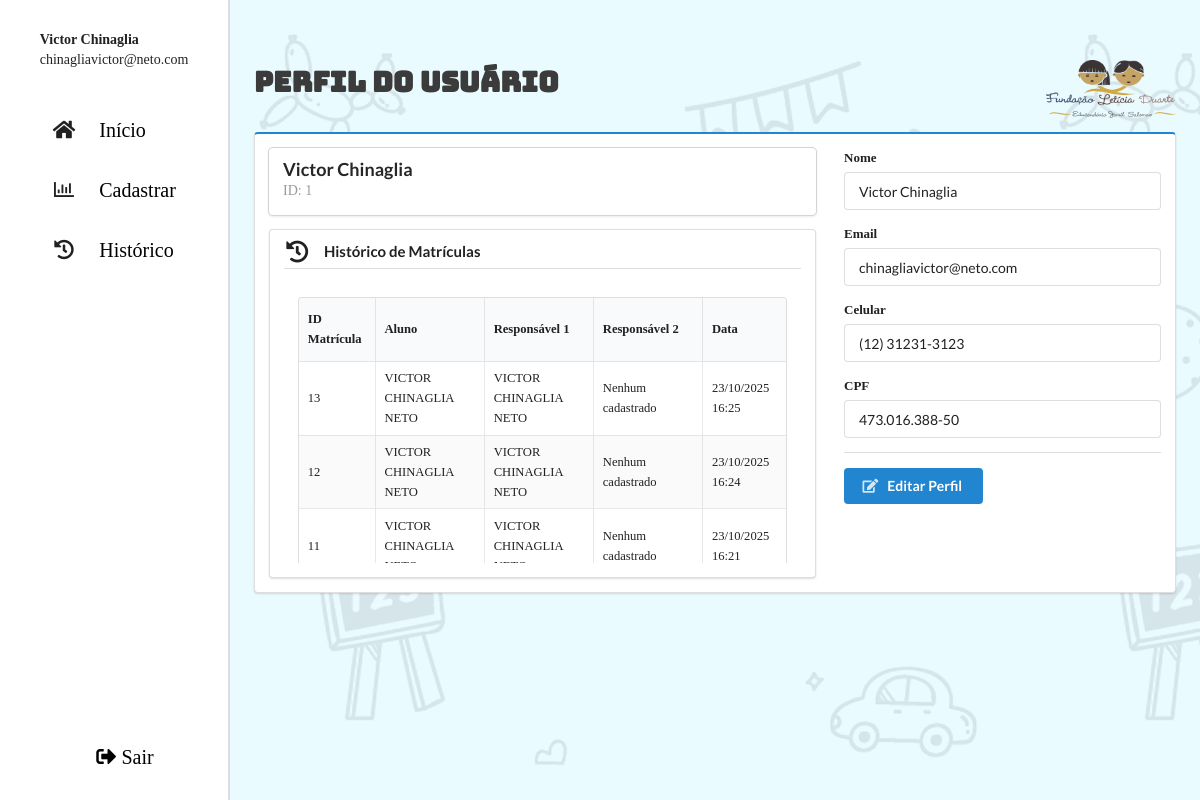
Page /perfil.php (signed in) on the earlier database version.
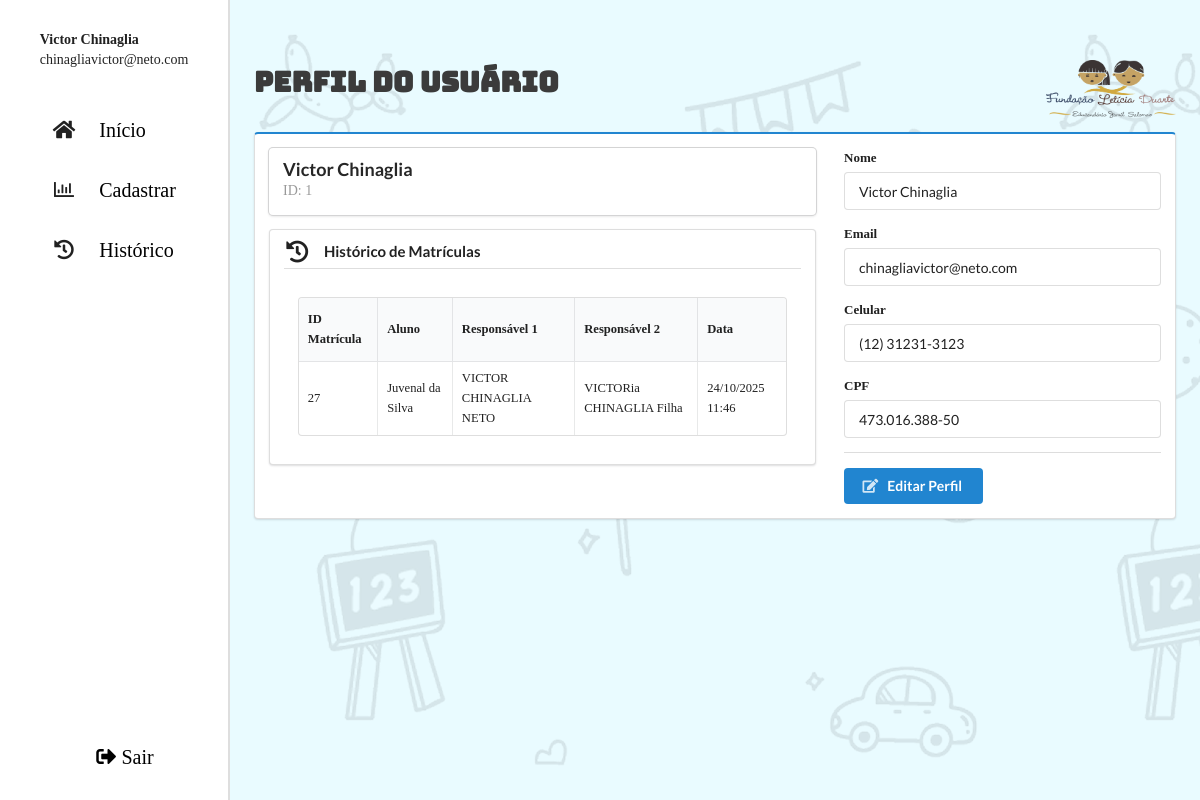
Same page on the later database version.
### tables this page shows
CREATE TABLE `tb_funcionario` (
  `id_funcionario` int(11) NOT NULL,
  `nome` varchar(200) DEFAULT NULL,
  `email` varchar(100) DEFAULT NULL,
  `senha` varchar(255) NOT NULL,
  `celular` varchar(20) DEFAULT NULL,
  `cpf` varchar(14) DEFAULT NULL
);

CREATE TABLE `tb_matricula` (
  `id_matricula` int(11) NOT NULL,
  `aluno_id` int(11) DEFAULT NULL,
  `estrutura_familiar_id` int(11) DEFAULT NULL,
  `funcionario_id` int(11) DEFAULT NULL,
  `data` datetime NOT NULL DEFAULT current_timestamp() COMMENT 'Data e hora de criação do registro',
  `responsavel_1_id` int(11) DEFAULT NULL,
  `responsavel_2_id` int(11) DEFAULT NULL,
  `pessoa_autorizada_1_id` int(11) DEFAULT NULL,
  `pessoa_autorizada_2_id` int(11) DEFAULT NULL,
  `pessoa_autorizada_3_id` int(11) DEFAULT NULL,
  `pessoa_autorizada_4_id` int(11) DEFAULT NULL
);

CREATE TABLE `tb_alunos` (
  `id` int(11) NOT NULL,
  `ra_aluno` varchar(100) NOT NULL,
  `nome` varchar(200) DEFAULT NULL,
  `cpf` varchar(14) DEFAULT NULL,
  `rg` varchar(12) DEFAULT NULL,
  `data_nascimento` date DEFAULT NULL,
  `etnia` varchar(20) DEFAULT NULL,
  `turma` enum('Bercario 2 A','Bercario 2 B','Bercario 2 C','Maternal I A','Maternal I B','Maternal I C','Maternal II A','Maternal II B','Multisseriada M.M','Multisseriada B.M') DEFAULT NULL,
  `autorizacao_febre` tinyint(1) DEFAULT 0 COMMENT 'Autoriza medicar em caso de febre',
  `remedio` varchar(100) DEFAULT NULL COMMENT 'Nome do remédio autorizado',
  `gotas` int(11) DEFAULT NULL COMMENT 'Quantidade de gotas',
  `permissao_foto` tinyint(1) DEFAULT 0 COMMENT 'Autoriza divulgação de imagem',
  `data_cadastro` timestamp NOT NULL DEFAULT current_timestamp() ON UPDATE current_timestamp(),
  `endereco_id` int(11) DEFAULT NULL,
  `funcionario_id` int(11) DEFAULT NULL
);

CREATE TABLE `tb_responsaveis` (
  `id_responsavel` int(11) NOT NULL,
  `tipo_responsavel` enum('Pai','Mãe','Avô','Avó','Irmão','Irmã','Tio','Tia','Outro') NOT NULL,
  `nome` varchar(200) DEFAULT NULL,
  `data_nascimento` date DEFAULT NULL,
  `estado_civil` enum('Solteiro','Casado','Divorciado','Viuvo','União Estável') DEFAULT NULL,
  `escolaridade` enum('Fundamental','Médio','Técnico','Superior','Pós-graduação','Outro') NOT NULL,
  `celular` varchar(20) DEFAULT NULL,
  `email` varchar(100) DEFAULT NULL,
  `nome_empresa` varchar(100) DEFAULT NULL,
  `profissao` varchar(100) DEFAULT NULL,
  `telefone_trabalho` varchar(20) DEFAULT NULL,
  `horario_trabalho` varchar(100) DEFAULT NULL,
  `salario` decimal(10,2) DEFAULT NULL,
  `renda_extra` tinyint(1) DEFAULT NULL,
  `valor_renda_extra` decimal(10,2) DEFAULT NULL
);

### perfil.php (the view, shortened to what this page needs)
<?php
include './config.php';
$id = $_SESSION['usuario']['id'] ?? null;
$sql = "SELECT * FROM tb_funcionario WHERE id_funcionario = ?";
$stmt = $conn->prepare($sql);
$stmt->execute([$id]);
$usuario = $stmt->fetch(PDO::FETCH_ASSOC);
$sqlHist = "
    SELECT
        m.id_matricula,
        a.nome AS nome_aluno,
        r1.nome AS responsavel_1,
        r2.nome AS responsavel_2,
        m.data
    FROM tb_matricula m
    LEFT JOIN tb_alunos a ON m.aluno_id = a.id
    LEFT JOIN tb_responsaveis r1 ON m.responsavel_1_id = r1.id_responsavel
    LEFT JOIN tb_responsaveis r2 ON m.responsavel_2_id = r2.id_responsavel
    WHERE m.funcionario_id = ?
    ORDER BY m.data DESC
";
$stmtHist = $conn->prepare($sqlHist);
$stmtHist->execute([$id]);
$historico = $stmtHist->fetchAll(PDO::FETCH_ASSOC);
?>
<!DOCTYPE html>
<html lang="pt-br">
<head>
    <link rel="stylesheet" href="https://cdn.jsdelivr.net/npm/semantic-ui@2.5.0/dist/semantic.min.css">
    <link rel="stylesheet" href="./css/sistema.css">
</head>
<body>
    <section class="corpo_pagina">
        <?php include './template/menuLateral.php' ?>
        <main class="conteudo_cadastrados">
            <section class="cabecalho_cadastrados">
                <h2>Perfil do Usuário</h2>
                <img class="ui small image fluid" src="./img/apresentacao_img/Logo Leiticia Duarte.png"
                    alt="Logo Leiticia Duarte">
            </section>
            <section class="sessao_cadastro ui segment blue">
                <?php if ($usuario): ?>
                    <div class="ui two column stackable grid">
                        <div class="ten wide column">
                            <div class="ui card fluid">
                                <div class="content">
                                    <a class="header"><?= ($usuario['nome']) ?></a>
                                    <div class="meta">
                                        <span>ID: <?= ($usuario['id_funcionario']) ?></span>
                                    </div>
                                </div>
                            </div>
                            <div class="ui segment">
                                <h4 class="ui dividing header">
                                    <i class="history icon"></i>
                                    Histórico de Matrículas
                                </h4>
                                <div class="ui very basic segment" style="max-height: 280px; overflow-y: auto;">
                                    <?php if (count($historico) > 0): ?>
                                        <table class="ui celled striped compact small table">
                                            <thead>
                                                <tr>
                                                    <th>ID Matrícula</th>
                                                    <th>Aluno</th>
                                                    <th>Responsável 1</th>
                                                    <th>Responsável 2</th>
                                                    <th>Data</th>
                                                </tr>
                                            </thead>
                                            <tbody>
                                                <?php foreach ($historico as $row): ?>
                                                    <tr>
                                                        <td><?= ($row['id_matricula']) ?></td>
                                                        <td><?= ($row['nome_aluno'] ?? '---') ?></td>
                                                        <td><?= ($row['responsavel_1'] ?? 'Nenhum cadastrado') ?></td>
                                                        <td><?= ($row['responsavel_2'] ?? 'Nenhum cadastrado') ?></td>
                                                        <td><?= $row['data'] ? date('d/m/Y H:i', strtotime($row['data'])) : '---' ?></td>
                                                    </tr>
                                                <?php endforeach; ?>
                                            </tbody>
                                        </table>
                                    <?php endif; ?>
                                </div>
                            </div>
                        </div>
                        <div class="six wide column">
                            <form class="ui form" method="POST" action="salvarPerfil.php" id="formPerfil">
                                <div class="field">
                                    <label>Nome</label>
                                    <input type="text" name="nome" value="<?= ($usuario['nome']) ?>" readonly required>
                                </div>
                                <div class="field">
                                    <label>Email</label>
                                    <input type="email" name="email" value="<?= ($usuario['email']) ?>" readonly required>
                                </div>
                                <div class="field">
                                    <label>Celular</label>
                                    <input type="text" id="celular" name="celular" value="<?= ($usuario['celular']) ?>" readonly required>
                                </div>
                                <div class="field">
                                    <label>CPF</label>
                                    <input type="text" id="cpf" name="cpf" value="<?= ($usuario['cpf']) ?>" readonly required>
                                </div>
                                <div class="ui divider"></div>
                                <button class="ui primary button" type="button" id="editarPerfil">
                                    <i class="edit icon"></i> Editar Perfil
                                </button>
                            </form>
                        </div>
                    </div>
                <?php endif; ?>
            </section>
        </main>
    </section>
</body>
</html>

### template/menuLateral.php (shortened to what this page needs)
<?php
$nome_usuario = $_SESSION['usuario']['nome'];
$email_usuario = $_SESSION['usuario']['email'];
?>
<!DOCTYPE html>
<html lang="PT-BR">
<head>
</head>
<aside class="menu_lateral">
    <section class="opcoes_menu">
        <div class="perfil" onclick="window.location.href='perfil.php'">
            <span class="usuario-info">
                <span class="usuario-nome"><strong><?= $nome_usuario ?></strong></span><br>
                <span class="usuario-email"><?= $email_usuario ?></span>
            </span>
        </div>
        <div class="lista_opcoes">
            <ul>
                <li><i class="home icon"></i><a href="cadastrados.php">Início</a></li>
                <li><i class="chart bar outline icon"></i><a href="formulario-cadastro.php">Cadastrar</a></li>
                <li><i class="history icon"></i><a href="">Histórico</a></li>
            </ul>
        </div>
    </section>
    <section class="container_sair">
        <a href="../sistema-leticia-duarte-web/login.php"><i class="sign-out icon"></i>Sair</a>
    </section>
</aside>

### css/sistema.css (style rules this page uses)
* { margin: 0; padding: 0; font-family: "Baloo2"; }
a { text-decoration: none; }
.corpo_pagina { display: flex; min-height: 100vh; }
.menu_lateral { background-color: #ffffff; min-width: 230px; display: flex; justify-content: space-between; flex-direction: column; align-items: center; padding: 30px; border-right: 2px solid rgb(222, 222, 222); }
.menu_lateral .opcoes_menu { display: flex; flex-direction: column; gap: 50px; align-items: center; }
.menu_lateral .opcoes_menu .perfil { display: flex; gap: 10px; align-items: center; cursor: pointer; transition: 0.3s; }
.opcoes_menu a { margin-left: 20px; color: black; font-size: 20px; transition: 0.3s; }
.opcoes_menu .lista_opcoes ul { list-style: none; padding: 0; margin: 0; font-size: 20px; display: flex; flex-direction: column; gap: 40px; transition: transform 0.5s ease; }
.opcoes_menu .lista_opcoes li { transition: 0.3s; }
.menu_lateral .container_sair a { margin-left: 20px; font-size: 20px; color: black; }
.conteudo_cadastrados { padding: 60px 2vw 20px 2vw; width: 100%; display: flex; flex-direction: column; background: url(../img/cadastro_img/Background.png); background-color: #e6fbffe0; }
.cabecalho_cadastrados { display: flex; justify-content: space-between; align-items: center; width: 100%; }
.cabecalho_cadastrados h2 { font-size: 2rem; transition: 0.5s; color: #3b3b3b; font-family: 'Bungee'; }
.ui.small.image, .ui.small.images .image, .ui.small.images img, .ui.small.images svg { width: 130px; height: auto; font-size: .92857143rem; }

Differences in the rows shown:
removed tb_matricula: id_matricula "13", aluno.nome "VICTOR CHINAGLIA NETO", responsavel_1.nome "VICTOR CHINAGLIA NETO", responsavel_2 "Nenhum cadastrado", data "23/10/2025 16:25"
removed tb_matricula: id_matricula "12", aluno.nome "VICTOR CHINAGLIA NETO", responsavel_1.nome "VICTOR CHINAGLIA NETO", responsavel_2 "Nenhum cadastrado", data "23/10/2025 16:24"
removed tb_matricula: id_matricula "11", aluno.nome "VICTOR CHINAGLIA…", responsavel_1.nome "VICTOR CHINAGLIA…", responsavel_2 "Nenhum cadastrado", data "23/10/2025 16:21"
added tb_matricula: id_matricula "27", aluno.nome "Juvenal da Silva", responsavel_1.nome "VICTOR CHINAGLIA NETO", responsavel_2.nome "VICTORia CHINAGLIA Filha", data "24/10/2025 11:46"
